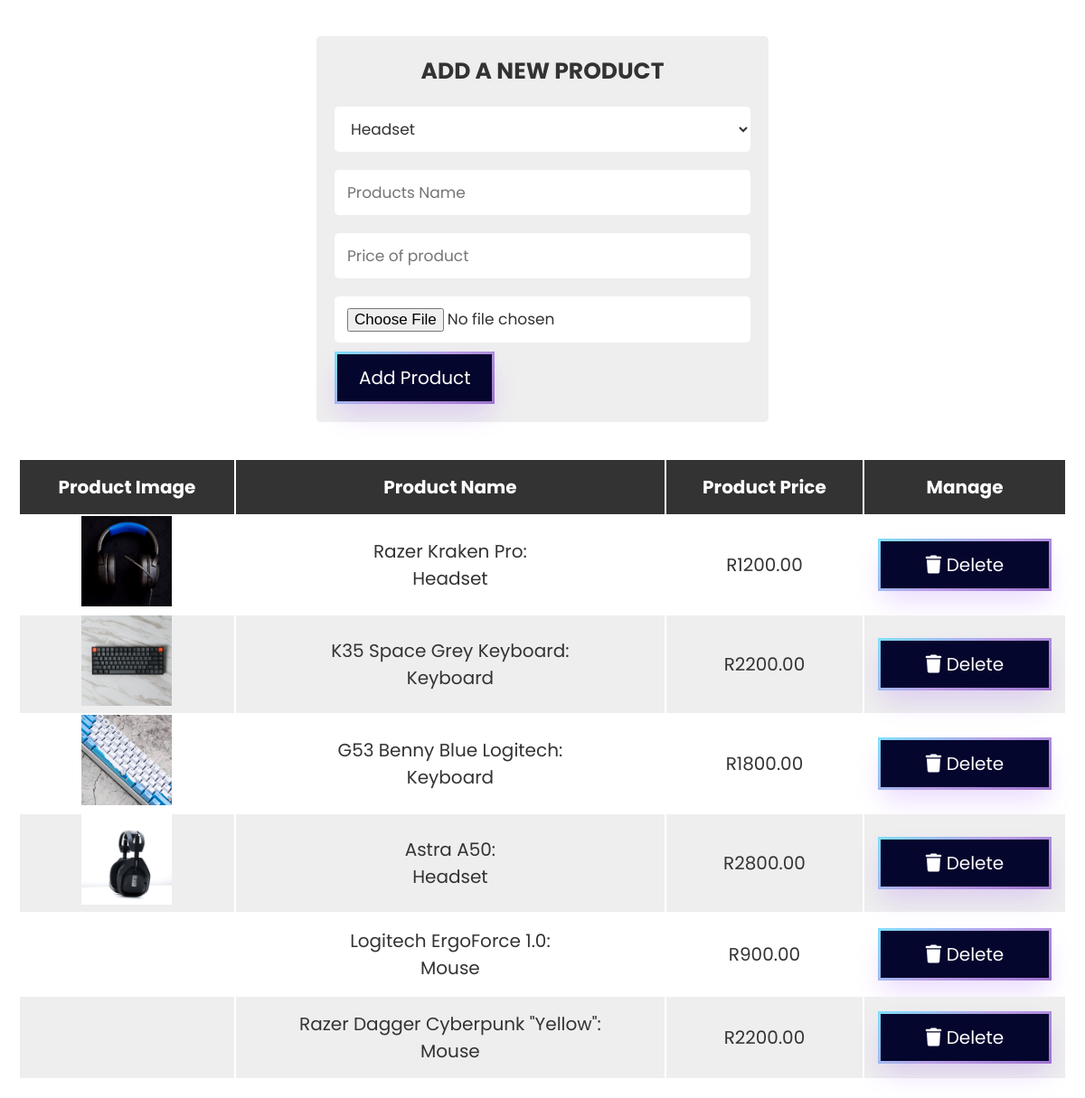
Page /customer/admin.php on the committed database.
### tables this page shows
CREATE TABLE `products` (
  `id` int(255) NOT NULL,
  `type` varchar(255) NOT NULL,
  `name` varchar(255) NOT NULL,
  `price` varchar(255) NOT NULL,
  `image` varchar(255) NOT NULL
);

### customer/admin.php (the view, shortened to what this page needs)
<?php
$conn = mysqli_connect('localhost','root','','compuware');
?>
<!DOCTYPE html>
<html lang="en">
<head>
    <link rel="stylesheet" href="https://cdnjs.cloudflare.com/ajax/libs/font-awesome/6.0.0/css/all.min.css">
    <link rel="stylesheet" href="../admin/style.css">
</head>
<body>
<div class="container">
    <section>
        <form action="" method="post" class="add-product-form" enctype="multipart/form-data">
            <h3>add a new product</h3>
            <select type="" id="p_type" name="p_type" placeholder="Type of Product">
                <option value="headset">Headset</option>
            </select>
            <input type="text" name="p_name" placeholder="Products Name" class="box" required>
            <input type="text" name="p_price" min="0" placeholder="Price of product" class="box" required>
            <input type="file" name="p_image" accept="image/png, image/jpg, image/jpeg" class="box" required>
            <button class="button-64" name="add_product" role="button"><span class="text">Add Product</span></button>
        </form>
    </section>
    <section class="display-product-table">
        <table>
            <thead>
            <th>product image</th>
            <th>product name</th>
            <th>product price</th>
            <th>manage</th>
            </thead>
            <tbody>
            <?php
            $select_products = mysqli_query($conn, "SELECT * FROM `products`");
            if(mysqli_num_rows($select_products) > 0){
                while($row = mysqli_fetch_assoc($select_products)){
                    ?>
                    <tr>
                        <td><img src="uploaded_img/<?php echo $row['image']; ?>" height="100" alt=""></td>
                        <td><?php echo $row['name'];?><span>:</span><br><?php echo $row['type'];?></td>
                        <td><?php echo $row['price']; ?></td>
                        <td>
                            <a href="admin.php?delete=<?php echo $row['id']; ?>" class="button-64" onclick="return confirm('are your sure you want to delete this?');"> <span> <i class="fas fa-trash"></i> delete </span> </a>
                        </td>
                    </tr>
                    <?php
                };
            }else{
                echo "<div class='empty'>no product added</div>";
            };
            ?>
            </tbody>
        </table>
    </section>
</div>
</body>
</html>

### admin/style.css (style rules this page uses)
:root { --lightblue: #a9bcba; --darkbrown: #eadfca; --baige: #865441; --black:#333; --white:#fff; --bg-color:#eee; --dark-bg:rgba(0,0,0,.7); --box-shadow:0 .5rem 1rem rgba(0,0,0,.1); --border:.1rem solid #999; }
* { font-family: 'Poppins', sans-serif; margin:0; padding:0; box-sizing: border-box; outline: none; border:none; text-decoration: none; text-transform: capitalize; }
html { font-size: 62.5%; overflow-x: hidden; }
.container { max-width: 1200px; margin:0 auto; }
section { padding:2rem; }
.add-product-form { max-width: 50rem; background-color: var(--bg-color); border-radius: .5rem; padding:2rem; margin:0 auto; margin-top: 2rem; }
.add-product-form h3 { font-size: 2.5rem; margin-bottom: 1rem; color:var(--black); text-transform: uppercase; text-align: center; }
.container form select, .add-product-form .box { text-transform: none; padding:1.2rem 1.4rem; font-size: 1.7rem; color:var(--black); border-radius: .5rem; background-color: var(--white); margin:1rem 0; width: 100%; }
.display-product-table table { width: 100%; text-align: center; }
.display-product-table table thead th { padding:1.5rem; font-size: 2rem; background-color: var(--black); color:var(--white); }
.display-product-table table td { padding:1.5rem; font-size: 2rem; color:var(--black); }
.display-product-table table td:first-child { padding:0; }
.display-product-table table tr:nth-child(even) { background-color: var(--bg-color); }
.button-64 { align-items: center; background-image: linear-gradient(144deg, #7fe0fe, #b99ee6 50%, #9d73cf); border: 0; box-shadow: rgba(151, 65, 252, 0.2) 0 15px 30px -5px; box-sizing: border-box; color: #FFFFFF; display: flex; font-family: Phantomsans, sans-serif; font-size: 20px; justify-content: center; line-height: 1em; max-width: 100%; min-width: 100px; padding: 3px; text-decoration: none; user-select: none; -webkit-user-select: none; touch-action: manipulation; white-space: nowrap; cursor: pointer; }
.button-64 span { background-color: rgb(5, 6, 45); padding: 16px 24px; width: 100%; height: 100%; transition: 300ms; }

### rows in the picture
products: image (picture), name "Razer Kraken Pro", type "Headset", price "R1200.00"
products: image (picture), name "K35 Space Grey Keyboard", type "Keyboard", price "R2200.00"
products: image (picture), name "G53 Benny Blue Logitech", type "Keyboard", price "R1800.00"
products: image (picture), name "Astra A50", type "Headset", price "R2800.00"
products: name "Logitech ErgoForce 1.0", type "Mouse", price "R900.00"
products: name "Razer Dagger Cyberpunk \"yellow\"", type "Mouse", price "R2200.00"
